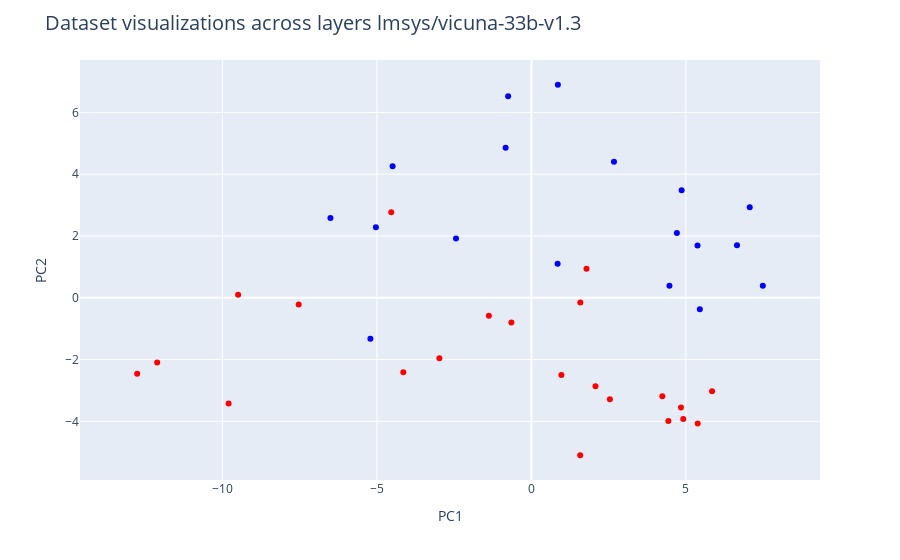

Notebook code for this chart:
### Code cell
from nrk.geometry.visualization_utils_modify import *
from plotly.subplots import make_subplots
from nrk.geometry.generate_acts import get_acts
#*************************

#注意查询attn和mlp的区别
#(layer = 10,pattern = 'attn')表示查询第10层输入，即第9层输出。(layer = 10,pattern = 'mlp')表示查询第10层mlp的输出
#pattern = 'attn'： layer 0~61
#pattern = 'mlp'： layer 0~59

#************************
layer = 36

fig = TruthData.from_datasets(
    ["typeofthing"],
    r,
    cxt_len,
    batch_size = batch_size,
    model_size = model_name,
    layer=layer,
    start=k_shot, 
    end=nrows,
    pattern = 'mlp',
    device=device
).plot(
    dimensions=2, # 3 dimensions also supported
    dim_offset=0, # increase if you want to ignore the first few PCs
    color='label',
    # if you don't want to plot and do PCA on all datasets:
    # plot_datasets = [ list of datasets to plot here ],
    # pca_datasets = [ list of datasets to use for PCA here]
)

fig.update_layout(
    title = {
        'text' : f"Dataset visualizations across layers {model_name}",
        'font' : {'size' : 20},
    }
)

fig.show()

### Figure 1 — Plotly figure (JSON) as saved in the notebook; plotly's stock layout.template omitted (floating-point values rounded to 4 significant figures)
{"data": [{"hovertemplate": "<b>%{hovertext}</b><br><br>PC1=%{x}<br>PC2=%{y}<br>label=%{marker.color}<extra></extra>", "hovertext": ["< Dorothy has a motorcycle. Laura has tea. Sarah has a durian. >. Does Dorothy possess a kind of vehicle? Yes", "< Jennifer has soda. Steven has a gun. Maria has a duck. >. Does Jennifer have a kind of animal? No", "< Donald has a jacket. Mary has cake. Deborah has a durian. >. Does Donald have a kind of fruit? No", "< Sandra has a papaya. Kimberly has soda. Kevin has bread. >. Does Kimberly own a kind of drink? Yes", "< Sarah has a jeep. Jason has a taxi. Anthony has pizza. >. Does Anthony own a kind of vehicle? No", "< Michael has a guitar. Kevin has a hamburger. Sandra has a gorilla. >. Does Sandra own a kind of animal? Yes", "< Jeff has a goat. John has a donkey. Michelle has a piano. >. Does Michelle own a kind of animal? No", "< Susan has a burger. Karen has a rifle. Anthony has trousers. >. Does Susan own a kind of food? Yes", "< David has a guitar. Sharon has a donkey. John has a burger. >. Does John own a kind of musical instrument? No", "< Sharon has a lion. Donald has beer. Barbara has a rifle. >. Does Donald have a kind of drink? Yes", "< Kimberly has a mouse. Steven has a baseball. Elizabeth has blackberries. >. Does Steven have a kind of animal? No", "< John has a violin. Michael has a shotgun. Jennifer has a jeep. >. Does John own a kind of musical instrument? Yes", "< Sarah has a lion. Joseph has a handgun. Robert has a jersey. >. Does Joseph possess a kind of weapon? Yes", "< Paul has a papaya. Michael has a pear. Thomas has soda. >. Does Thomas possess a kind of fruit? No", "< Michelle has a rifle. Helen has a squirrel. Joseph has soda. >. Does Michelle own a kind of weapon? Yes", "< Paul has a horse. William has a revolver. Brian has a taxi. >. Does Paul possess a kind of vehicle? No", "< Steven has a beetle. Kenneth has a mouse. Brian has a steak. >. Does Steven own a kind of animal? No", "< Sharon has a grenade. Helen has a violin. William has a beetle. >. Does Helen have a kind of weapon? No", "< Michelle has an elephant. Elizabeth has a rifle. Kimberly has pizza. >. Does Elizabeth own a kind of weapon? Yes", "< Jason has a steak. James has a uniform. Susan has a jersey. >. Does Jason have a kind of clothing? No", "< Susan has a football. Helen has a costume. John has a deer. >. Does Susan own a kind of clothing? No", "< Nancy has trousers. Steven has a papaya. William has a beetle. >. Does William have a kind of fruit? No", "< Susan has a cow. James has a steak. Sandra has a cocktail. >. Does Sandra own a kind of drink? Yes", "< Maria has shoes. Kenneth has a monkey. Linda has grapes. >. Does Maria have a kind of clothing? Yes", "< Deborah has a lion. Barbara has meat. John has a gorilla. >. Does Barbara possess a kind of food? Yes", "< Daniel has underwear. William has a papaya. Dorothy has spaghetti. >. Does Dorothy own a kind of food? Yes", "< John has a mango. Barbara has a lime. Michael has a rifle. >. Does Michael have a kind of weapon? Yes", "< Kimberly has T-shirt. Elizabeth has a baseball. Mary has a donkey. >. Does Kimberly possess a kind of clothing? Yes", "< Betty has a banana. Michael has a jeep. Elizabeth has a mosquito. >. Does Michael have a kind of fruit? No", "< Ruth has a mosquito. Christopher has a uniform. Susan has a grenade. >. Does Ruth possess a kind of insect? Yes", "< Dorothy has pants. Sandra has a papaya. Linda has blackberries. >. Does Dorothy have a kind of clothing? Yes", "< Steven has jeans. Kevin has strawberries. Betty has a fox. >. Does Steven have a kind of animal? No", "< Christopher has shoes. Charles has a beetle. Richard has a cannon. >. Does Charles own a kind of insect? Yes", "< Anthony has a sweater. George has a gorilla. Elizabeth has spaghetti. >. Does George have a kind of food? No", "< Kevin has trousers. Margaret has a banana. Richard has wine. >. Does Richard own a kind of drink? Yes", "< David has a jeep. Karen has a pear. Carol has a handgun. >. Does David own a kind of vehicle? Yes", "< Margaret has a sweater. Daniel has a taxi. Charles has a handgun. >. Does Daniel own a kind of weapon? No", "< Ronald has a basketball. Barbara has a uniform. Thomas has bread. >. Does Ronald possess a kind of clothing? No", "< Michael has a shotgun. John has a burger. Robert has a rifle. >. Does John own a kind of food? Yes", "< David has a rabbit. Sharon has a jacket. Barbara has bread. >. Does Barbara possess a kind of food? Yes"], "legendgroup": "", "marker": {"color": [0, 1, 1, 0, 1, 0, 1, 0, 1, 0, 1, 0, 0, 1, 0, 1, 1, 1, 0, 1, 1, 1, 0, 0, 0, 0, 0, 0, 1, 0, 0, 1, 0, 1, 0, 0, 1, 1, 0, 0], "coloraxis": "coloraxis", "symbol": "circle"}, "mode": "markers", "name": "", "orientation": "v", "showlegend": false, "type": "scatter", "x": [-9.801, -0.8336, -4.492, 1.584, 5.376, 5.848, 6.654, -7.532, 4.709, 1.783, 0.8573, -0.6471, 1.579, 7.491, -1.376, -5.211, 0.8488, 4.468, 4.237, -6.504, -5.033, 7.067, 4.841, -4.536, 0.9712, 5.382, 4.433, -12.11, 2.673, -12.76, -9.493, -0.7529, -2.978, 4.863, 2.541, -4.146, 5.452, -2.441, 2.074, 4.915], "xaxis": "x", "y": [-3.42, 4.855, 4.254, -0.1516, 1.69, -3.027, 1.703, -0.2181, 2.095, 0.9425, 6.895, -0.7986, -5.097, 0.3881, -0.5848, -1.33, 1.102, 0.3867, -3.191, 2.585, 2.28, 2.928, -3.553, 2.768, -2.5, -4.068, -3.989, -2.097, 4.405, -2.461, 0.09858, 6.52, -1.956, 3.476, -3.287, -2.408, -0.3743, 1.921, -2.861, -3.921], "yaxis": "y"}], "layout": {"coloraxis": {"colorbar": {"title": {"text": "label"}}, "colorscale": [[0, "rgb(255,0,0)"], [1, "rgb(0,0,255)"]], "showscale": false}, "legend": {"tracegroupgap": 0}, "margin": {"t": 60}, "title": {"font": {"size": 20}, "text": "Dataset visualizations across layers lmsys/vicuna-33b-v1.3"}, "xaxis": {"anchor": "y", "domain": [0, 1], "title": {"text": "PC1"}}, "yaxis": {"anchor": "x", "domain": [0, 1], "scaleanchor": "x", "scaleratio": 1, "title": {"text": "PC2"}}}}
